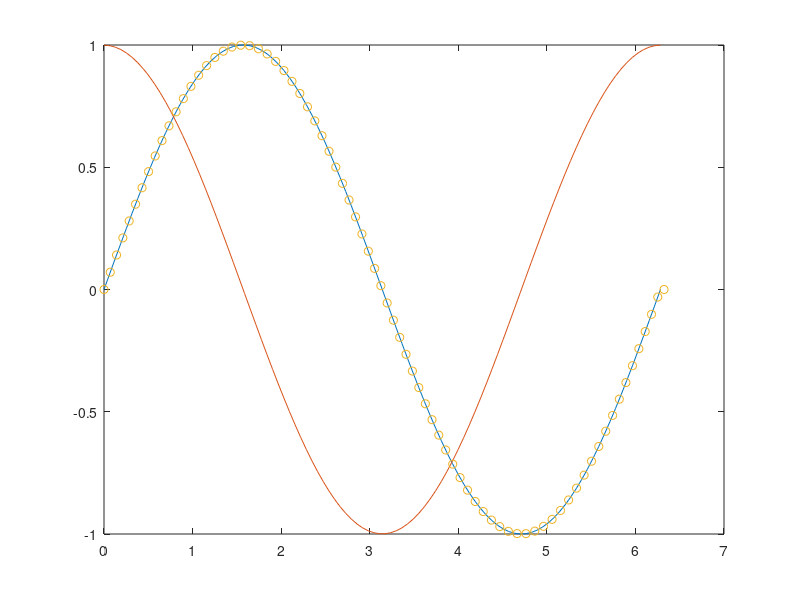
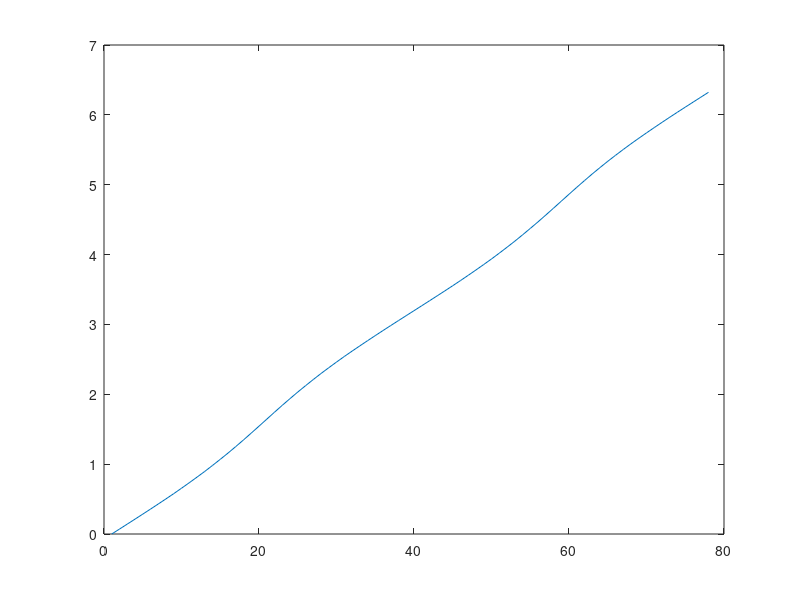

The MATLAB script that drew these images, in order:
function refineMesh
    x_ = linspace(0,2*pi);
    v = sin(x_);
    
    ds = 0.1;
    
    g = max(x_);
    l = min(x_);
    f = @(a) interp1(x_,v,min(g,max(a,l)));
    f_x = @(a) (f(a+.001)-f(a-.001))./(min(a+.001,g)-max(a-.001,l));
    
    plot(x_,f(x_)); drawnow; hold all
    plot(x_,f_x(x_)); drawnow
    
    x(1) = 0;
    i=1;
    while x(end) < x_(end)
        x(i+1)=x(i)+ds/sqrt(1+f_x(x(i))^2);
        i=i+1;
    end
    hold all
    plot(x,f(x),'o'); drawnow
    figure
    plot(x)
end